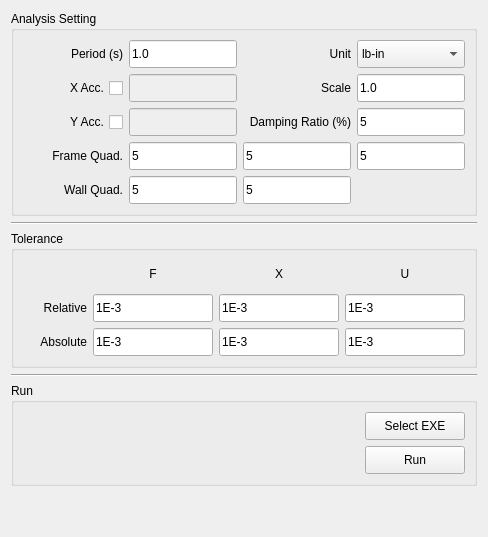
       <widget class="QWidget" name="tab">
        <attribute name="title">
         <string>Analysis</string>
        </attribute>
        <layout class="QVBoxLayout" name="verticalLayout_22">
         <item>
          <widget class="QGroupBox" name="groupBox_15">
           <property name="enabled">
            <bool>true</bool>
           </property>
           <property name="title">
            <string>Analysis Setting</string>
           </property>
           <layout class="QVBoxLayout" name="verticalLayout_12">
            <item>
             <layout class="QGridLayout" name="gridLayout_9">
              <item row="0" column="0">
               <widget class="QLabel" name="label_period">
                <property name="minimumSize">
                 <size>
                  <width>100</width>
                  <height>28</height>
                 </size>
                </property>
                <property name="maximumSize">
                 <size>
                  <width>140</width>
                  <height>50</height>
                 </size>
                </property>
                <property name="text">
                 <string>Period (s)</string>
                </property>
                <property name="alignment">
                 <set>Qt::AlignRight|Qt::AlignTrailing|Qt::AlignVCenter</set>
                </property>
               </widget>
              </item>
              <item row="0" column="1">
               <widget class="QLineEdit" name="input_period">
                <property name="minimumSize">
                 <size>
                  <width>100</width>
                  <height>28</height>
                 </size>
                </property>
                <property name="maximumSize">
                 <size>
                  <width>140</width>
                  <height>50</height>
                 </size>
                </property>
                <property name="text">
                 <string>1.0</string>
                </property>
               </widget>
              </item>
              <item row="0" column="2">
               <widget class="QLabel" name="label_unit">
                <property name="minimumSize">
                 <size>
                  <width>100</width>
                  <height>28</height>
                 </size>
                </property>
                <property name="maximumSize">
                 <size>
                  <width>140</width>
                  <height>50</height>
                 </size>
                </property>
                <property name="text">
                 <string>Unit</string>
                </property>
                <property name="alignment">
                 <set>Qt::AlignRight|Qt::AlignTrailing|Qt::AlignVCenter</set>
                </property>
               </widget>
              </item>
              <item row="0" column="3">
               <widget class="QComboBox" name="box_unit">
                <property name="minimumSize">
                 <size>
                  <width>100</width>
                  <height>28</height>
                 </size>
                </property>
                <property name="maximumSize">
                 <size>
                  <width>140</width>
                  <height>50</height>
                 </size>
                </property>
                <item>
                 <property name="text">
                  <string>lb-in</string>
                 </property>
                </item>
                <item>
                 <property name="text">
                  <string>kN-m</string>
                 </property>
                </item>
                <item>
                 <property name="text">
                  <string>kN-mm</string>
                 </property>
                </item>
               </widget>
              </item>
              <item row="1" column="0">
               <widget class="QCheckBox" name="check_accx">
                <property name="minimumSize">
                 <size>
                  <width>100</width>
                  <height>28</height>
                 </size>
                </property>
                <property name="maximumSize">
                 <size>
                  <width>140</width>
                  <height>50</height>
                 </size>
                </property>
                <property name="layoutDirection">
                 <enum>Qt::RightToLeft</enum>
                </property>
                <property name="text">
                 <string>X Acc.</string>
                </property>
               </widget>
              </item>
              <item row="1" column="1">
               <widget class="QLineEdit" name="input_accx">
                <property name="enabled">
                 <bool>false</bool>
                </property>
                <property name="minimumSize">
                 <size>
                  <width>100</width>
                  <height>28</height>
                 </size>
                </property>
                <property name="maximumSize">
                 <size>
                  <width>140</width>
                  <height>50</height>
                 </size>
                </property>
                <property name="text">
                 <string/>
                </property>
               </widget>
              </item>
              <item row="1" column="2">
               <widget class="QLabel" name="label_scale">
                <property name="minimumSize">
                 <size>
                  <width>100</width>
                  <height>28</height>
                 </size>
                </property>
                <property name="maximumSize">
                 <size>
                  <width>140</width>
                  <height>50</height>
                 </size>
                </property>
                <property name="text">
                 <string>Scale</string>
                </property>
                <property name="alignment">
                 <set>Qt::AlignRight|Qt::AlignTrailing|Qt::AlignVCenter</set>
                </property>
               </widget>
              </item>
              <item row="1" column="3">
               <widget class="QLineEdit" name="input_scale">
                <property name="minimumSize">
                 <size>
                  <width>100</width>
                  <height>28</height>
                 </size>
                </property>
                <property name="maximumSize">
                 <size>
                  <width>140</width>
                  <height>50</height>
                 </size>
                </property>
                <property name="text">
                 <string>1.0</string>
                </property>
               </widget>
              </item>
              <item row="2" column="0">
               <widget class="QCheckBox" name="check_accy">
                <property name="minimumSize">
                 <size>
                  <width>100</width>
                  <height>28</height>
                 </size>
                </property>
                <property name="maximumSize">
                 <size>
                  <width>140</width>
                  <height>50</height>
                 </size>
                </property>
                <property name="layoutDirection">
                 <enum>Qt::RightToLeft</enum>
                </property>
                <property name="text">
                 <string>Y Acc.</string>
                </property>
               </widget>
              </item>
              <item row="2" column="1">
               <widget class="QLineEdit" name="input_accy">
                <property name="enabled">
                 <bool>false</bool>
                </property>
                <property name="minimumSize">
                 <size>
                  <width>100</width>
                  <height>28</height>
                 </size>
                </property>
                <property name="maximumSize">
                 <size>
                  <width>140</width>
                  <height>50</height>
                 </size>
                </property>
               </widget>
              </item>
              <item row="2" column="2">
               <widget class="QLabel" name="label_damping">
                <property name="minimumSize">
                 <size>
                  <width>100</width>
                  <height>28</height>
                 </size>
                </property>
                <property name="maximumSize">
                 <size>
                  <width>140</width>
                  <height>50</height>
                 </size>
                </property>
                <property name="text">
                 <string>Damping Ratio (%)</string>
                </property>
                <property name="alignment">
                 <set>Qt::AlignRight|Qt::AlignTrailing|Qt::AlignVCenter</set>
                </property>
               </widget>
              </item>
              <item row="2" column="3">
               <widget class="QLineEdit" name="input_damping">
                <property name="minimumSize">
                 <size>
                  <width>100</width>
                  <height>28</height>
                 </size>
                </property>
                <property name="maximumSize">
                 <size>
                  <width>140</width>
                  <height>50</height>
                 </size>
                </property>
                <property name="text">
                 <string>5</string>
                </property>
               </widget>
              </item>
              <item row="3" column="0">
               <widget class="QLabel" name="label_quad_frame">
                <property name="minimumSize">
                 <size>
                  <width>100</width>
                  <height>28</height>
                 </size>
                </property>
                <property name="maximumSize">
                 <size>
                  <width>140</width>
                  <height>50</height>
                 </size>
                </property>
                <property name="text">
                 <string>Frame Quad.</string>
                </property>
                <property name="alignment">
                 <set>Qt::AlignRight|Qt::AlignTrailing|Qt::AlignVCenter</set>
                </property>
               </widget>
              </item>
              <item row="3" column="1">
               <widget class="QLineEdit" name="input_qfx">
                <property name="minimumSize">
                 <size>
                  <width>100</width>
                  <height>28</height>
                 </size>
                </property>
                <property name="maximumSize">
                 <size>
                  <width>140</width>
                  <height>50</height>
                 </size>
                </property>
                <property name="text">
                 <string>5</string>
                </property>
               </widget>
              </item>
              <item row="3" column="2">
               <widget class="QLineEdit" name="input_qfy">
                <property name="minimumSize">
                 <size>
                  <width>100</width>
                  <height>28</height>
                 </size>
                </property>
                <property name="maximumSize">
                 <size>
                  <width>140</width>
                  <height>50</height>
                 </size>
                </property>
                <property name="text">
                 <string>5</string>
                </property>
               </widget>
              </item>
              <item row="3" column="3">
               <widget class="QLineEdit" name="input_qfz">
                <property name="minimumSize">
                 <size>
                  <width>100</width>
                  <height>28</height>
                 </size>
                </property>
                <property name="maximumSize">
                 <size>
                  <width>140</width>
                  <height>50</height>
                 </size>
                </property>
                <property name="text">
                 <string>5</string>
                </property>
               </widget>
              </item>
              <item row="4" column="0">
               <widget class="QLabel" name="label_quad_wall">
                <property name="minimumSize">
                 <size>
                  <width>100</width>
                  <height>28</height>
                 </size>
                </property>
                <property name="maximumSize">
                 <size>
                  <width>140</width>
                  <height>50</height>
                 </size>
                </property>
                <property name="text">
                 <string>Wall Quad.</string>
                </property>
                <property name="alignment">
                 <set>Qt::AlignRight|Qt::AlignTrailing|Qt::AlignVCenter</set>
                </property>
               </widget>
              </item>
              <item row="4" column="1">
               <widget class="QLineEdit" name="input_qwx">
                <property name="minimumSize">
                 <size>
                  <width>100</width>
                  <height>28</height>
                 </size>
                </property>
                <property name="maximumSize">
                 <size>
                  <width>140</width>
                  <height>50</height>
                 </size>
                </property>
                <property name="text">
                 <string>5</string>
                </property>
               </widget>
              </item>
              <item row="4" column="2">
               <widget class="QLineEdit" name="input_qwy">
                <property name="minimumSize">
                 <size>
                  <width>100</width>
                  <height>28</height>
                 </size>
                </property>
                <property name="maximumSize">
                 <size>
                  <width>140</width>
                  <height>50</height>
                 </size>
                </property>
                <property name="text">
                 <string>5</string>
                </property>
               </widget>
              </item>
             </layout>
            </item>
           </layout>
          </widget>
         </item>
         <item>
          <widget class="Line" name="line_3">
           <property name="orientation">
            <enum>Qt::Horizontal</enum>
           </property>
          </widget>
         </item>
         <item>
          <widget class="QGroupBox" name="groupBox_6">
           <property name="title">
            <string>Tolerance</string>
           </property>
           <layout class="QVBoxLayout" name="verticalLayout_20">
            <item>
             <layout class="QGridLayout" name="gridLayout_16">
              <item row="0" column="1" alignment="Qt::AlignHCenter">
               <widget class="QLabel" name="label_10">
                <property name="minimumSize">
                 <size>
                  <width>40</width>
                  <height>28</height>
                 </size>
                </property>
                <property name="maximumSize">
                 <size>
                  <width>80</width>
                  <height>50</height>
                 </size>
                </property>
                <property name="text">
                 <string>F</string>
                </property>
                <property name="alignment">
                 <set>Qt::AlignCenter</set>
                </property>
               </widget>
              </item>
              <item row="0" column="2" alignment="Qt::AlignHCenter">
               <widget class="QLabel" name="label_11">
                <property name="minimumSize">
                 <size>
                  <width>40</width>
                  <height>28</height>
                 </size>
                </property>
                <property name="maximumSize">
                 <size>
                  <width>80</width>
                  <height>50</height>
                 </size>
                </property>
                <property name="text">
                 <string>X</string>
                </property>
                <property name="alignment">
                 <set>Qt::AlignCenter</set>
                </property>
               </widget>
              </item>
              <item row="0" column="3" alignment="Qt::AlignHCenter">
               <widget class="QLabel" name="label_12">
                <property name="minimumSize">
                 <size>
                  <width>40</width>
                  <height>28</height>
                 </size>
                </property>
                <property name="maximumSize">
                 <size>
                  <width>80</width>
                  <height>50</height>
                 </size>
                </property>
                <property name="text">
                 <string>U</string>
                </property>
                <property name="alignment">
                 <set>Qt::AlignCenter</set>
                </property>
               </widget>
              </item>
              <item row="1" column="0">
               <widget class="QLabel" name="label_2">
                <property name="minimumSize">
                 <size>
                  <width>60</width>
                  <height>28</height>
                 </size>
                </property>
                <property name="maximumSize">
                 <size>
                  <width>80</width>
                  <height>50</height>
                 </size>
                </property>
                <property name="text">
                 <string>Relative</string>
                </property>
                <property name="alignment">
                 <set>Qt::AlignRight|Qt::AlignTrailing|Qt::AlignVCenter</set>
                </property>
               </widget>
              </item>
              <item row="1" column="1">
               <widget class="QLineEdit" name="input_relf">
                <property name="minimumSize">
                 <size>
                  <width>60</width>
                  <height>28</height>
                 </size>
                </property>
                <property name="maximumSize">
                 <size>
                  <width>120</width>
                  <height>50</height>
                 </size>
                </property>
                <property name="text">
                 <string>1E-3</string>
                </property>
               </widget>
              </item>
              <item row="1" column="2">
               <widget class="QLineEdit" name="input_relx">
                <property name="minimumSize">
                 <size>
                  <width>60</width>
                  <height>28</height>
                 </size>
                </property>
                <property name="maximumSize">
                 <size>
                  <width>120</width>
                  <height>50</height>
                 </size>
                </property>
                <property name="text">
                 <string>1E-3</string>
                </property>
               </widget>
              </item>
              <item row="1" column="3">
               <widget class="QLineEdit" name="input_relu">
                <property name="minimumSize">
                 <size>
                  <width>60</width>
                  <height>28</height>
                 </size>
                </property>
                <property name="maximumSize">
                 <size>
                  <width>120</width>
                  <height>50</height>
                 </size>
                </property>
                <property name="text">
                 <string>1E-3</string>
                </property>
               </widget>
              </item>
              <item row="2" column="0">
               <widget class="QLabel" name="label_7">
                <property name="minimumSize">
                 <size>
                  <width>60</width>
                  <height>28</height>
                 </size>
                </property>
                <property name="maximumSize">
                 <size>
                  <width>80</width>
                  <height>50</height>
                 </size>
                </property>
                <property name="text">
                 <string>Absolute</string>
                </property>
                <property name="alignment">
                 <set>Qt::AlignRight|Qt::AlignTrailing|Qt::AlignVCenter</set>
                </property>
               </widget>
              </item>
              <item row="2" column="1">
               <widget class="QLineEdit" name="input_absf">
                <property name="minimumSize">
                 <size>
                  <width>60</width>
                  <height>28</height>
                 </size>
                </property>
                <property name="maximumSize">
                 <size>
                  <width>120</width>
                  <height>50</height>
                 </size>
                </property>
                <property name="text">
                 <string>1E-3</string>
                </property>
               </widget>
              </item>
              <item row="2" column="2">
               <widget class="QLineEdit" name="input_absx">
                <property name="minimumSize">
                 <size>
                  <width>60</width>
                  <height>28</height>
                 </size>
                </property>
                <property name="maximumSize">
                 <size>
                  <width>120</width>
                  <height>50</height>
                 </size>
                </property>
                <property name="text">
                 <string>1E-3</string>
                </property>
               </widget>
              </item>
              <item row="2" column="3">
               <widget class="QLineEdit" name="input_absu">
                <property name="minimumSize">
                 <size>
                  <width>60</width>
                  <height>28</height>
                 </size>
                </property>
                <property name="maximumSize">
                 <size>
                  <width>120</width>
                  <height>50</height>
                 </size>
                </property>
                <property name="text">
                 <string>1E-3</string>
                </property>
               </widget>
              </item>
             </layout>
            </item>
           </layout>
          </widget>
         </item>
         <item>
          <widget class="Line" name="line_11">
           <property name="orientation">
            <enum>Qt::Horizontal</enum>
           </property>
          </widget>
         </item>
         <item>
          <widget class="QGroupBox" name="groupBox_16">
           <property name="title">
            <string>Run</string>
           </property>
           <layout class="QVBoxLayout" name="verticalLayout_23">
            <item>
             <layout class="QGridLayout" name="gridLayout_17">
              <item row="0" column="1">
               <widget class="QPushButton" name="button_select">
                <property name="minimumSize">
                 <size>
                  <width>80</width>
                  <height>28</height>
                 </size>
                </property>
                <property name="maximumSize">
                 <size>
                  <width>100</width>
                  <height>50</height>
                 </size>
                </property>
                <property name="text">
                 <string>Select EXE</string>
                </property>
               </widget>
              </item>
              <item row="1" column="1">
               <widget class="QPushButton" name="button_run">
                <property name="minimumSize">
                 <size>
                  <width>80</width>
                  <height>28</height>
                 </size>
                </property>
                <property name="maximumSize">
                 <size>
                  <width>100</width>
                  <height>50</height>
                 </size>
                </property>
                <property name="text">
                 <string>Run</string>
                </property>
               </widget>
              </item>
              <item row="0" column="0" rowspan="2">
               <widget class="QLabel" name="label_exe">
                <property name="text">
                 <string/>
                </property>
                <property name="wordWrap">
                 <bool>true</bool>
                </property>
               </widget>
              </item>
             </layout>
            </item>
           </layout>
          </widget>
         </item>
         <item>
          <spacer name="verticalSpacer_6">
           <property name="orientation">
            <enum>Qt::Vertical</enum>
           </property>
           <property name="sizeHint" stdset="0">
            <size>
             <width>20</width>
             <height>40</height>
            </size>
           </property>
          </spacer>
         </item>
        </layout>
       </widget>
